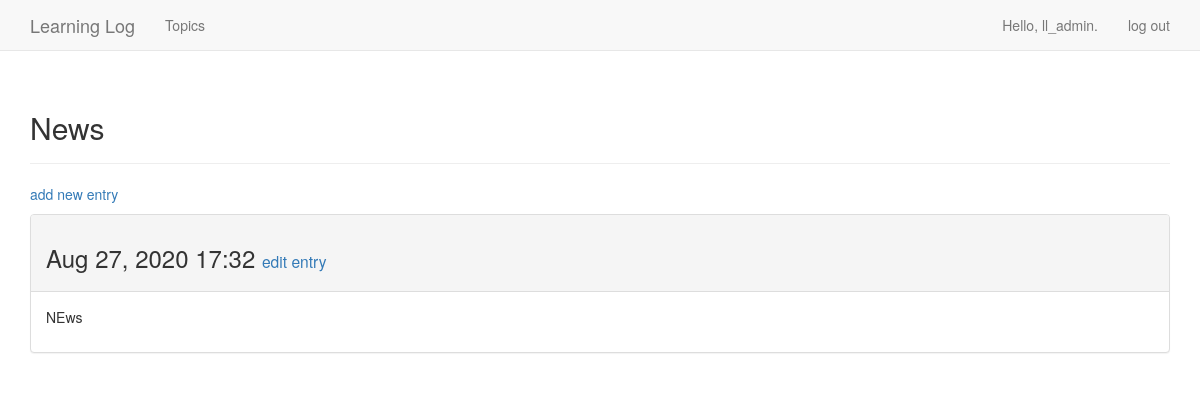
Screenshot of /topics/5/ (signed in) with the database file from the repository.
### learning_logs/models.py (models this page shows, shortened)
class Topic(models.Model):
    text = models.CharField(max_length=200)
    date_added = models.DateTimeField(auto_now_add=True)
    owner = models.ForeignKey(User, on_delete=models.CASCADE)
    def __str__(self):
        return self.text

class Entry(models.Model):
    topic = models.ForeignKey(Topic, on_delete=models.CASCADE)
    text = models.TextField()
    date_added = models.DateTimeField(auto_now_add=True)
    class Meta:
        verbose_name_plural = 'entries'

### learning_logs/views.py (the view)
# urls.py: path('topics/<topic_id>/', views.topic, name='topic'),
@login_required()
def topic(request, topic_id):
    topic = Topic.objects.get(id=topic_id)
    if topic.owner != request.user:
        raise Http404
    entries = topic.entry_set.order_by('-date_added')
    context = {'topic': topic, 'entries': entries}
    return render(request, 'learning_logs/topic.html', context)

### learning_logs/templates/learning_logs/topic.html (shortened to what this page needs)
<!DOCTYPE html>
<html lang="en">
<head>
</head>
<body>
    {% extends 'learning_logs/base.html' %}
    {% block header %}
        <h2>{{ topic }}</h2>
    {% endblock header %}
    {% block content %}
        <p>
            <a href="{% url 'learning_logs:new_entry' topic.id %}">add new entry</a>
        </p>
        {% for entry in entries %}
            <div class="panel panel-default">
                <div class="panel-heading">
                    <h3>
                        {{ entry.date_added|date:'M d, Y H:i' }}
                        <small>
                            <a href="{% url 'learning_logs:edit_entry' entry.id %}">
                                edit entry</a>
                        </small>
                    </h3>
                </div>
                <div class="panel-body">
                    {{ entry.text|linebreaks }}
                </div>
            </div>
            {% empty %}
            There are no entries for this topic yet.
        {% endfor %}
    {% endblock content %}

### learning_logs/templates/learning_logs/base.html (shortened to what this page needs)
<!DOCTYPE html>
{% load bootstrap3 %}
<html lang="en">
<head>
    {% bootstrap_css %}
</head>
<body>
    <nav class="navbar navbar-default navbar-static-top">
        <div class="container">
            <div class="navbar-header">
                <a class="navbar-brand" href="{% url 'learning_logs:index' %}">
                    Learning Log</a>
            </div>
            <div id="navbar" class="navbar-collapse collapse">
                <ul class="nav navbar-nav">
                    <li><a href="{% url 'learning_logs:topics' %}">Topics</a></li>
                </ul>
                <ul class="nav navbar-nav navbar-right">
                    {% if user.is_authenticated %}
                    <li><a>Hello, {{ user.username }}.</a></li>
                    <li><a href="{% url 'users:logout' %}">log out</a></li>
                    {% else %}
                    <li><a href="{% url 'users:register' %}">register</a></li>
                    <li><a href="{% url 'users:login' %}">log in</a></li>
                    {% endif %}
                </ul>
            </div>
        </div>
    </nav>
    <div class="container">
        <div class="page-header">
            {% block header %}{% endblock header %}
        </div>
        <div>
            {% block content %}{% endblock content %}
        </div>
    </div>
</body>
</html>

### rows the page displays
Topic: text "News"
Entry: date_added "Aug 27, 2020 17:32", text "NEws"

### other values shown
{{ user.username }} "ll_admin"
